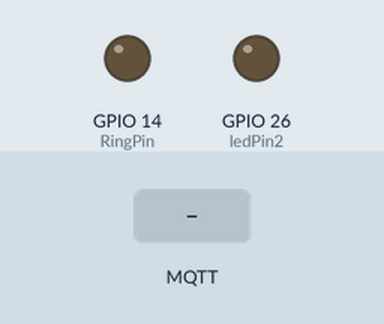
This program was run on a simulated ESP32. On the bench: output pins drawn as LEDs (lit = HIGH). The inputs (shaded band) are chosen by the test bench. WiFi joins after 1.5 s; servers stay silent unless stated; no MQTT or app messages arrive unless stated; what the program prints to the serial monitor is not drawn.

Above: at 5.7 s.
5.8 s: MQTT message "THigh" arrives on the first subscribed topic
At 7.0 s:
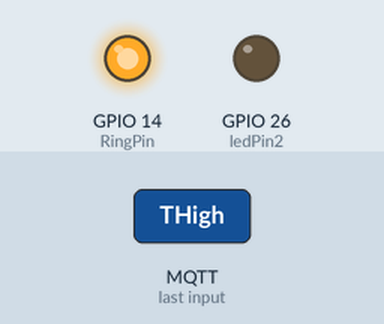
7.3 s: MQTT message "ON" arrives on the second subscribed topic
At 8.2 s:
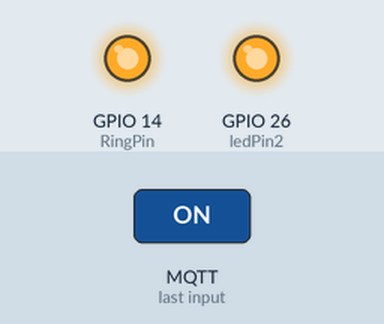
8.8 s: MQTT message "TLow" arrives on the first subscribed topic
At 9.4 s:
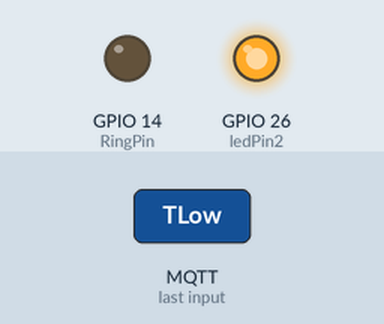
Timing chart, 0 to 11.8 s (numbered marks = the images above; inputs shaded):
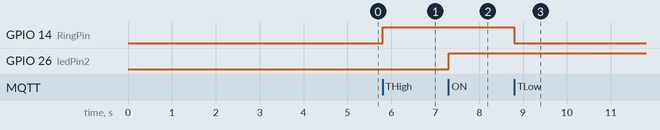

The program:

main.cpp
```cpp
///////////////////////////////////////////////////////////////////////////
//  @ NAME: G15_IoT_Kit_Device                                           //
//  @ Các thiết bị được điều khiển:                                      //
//  - Đèn phòng bếp (Led 2)                                              //
//  - Còi báo cháy (còi chip)                                            //
///////////////////////////////////////////////////////////////////////////
//_______________________________________________________________ Include Library
  #include <WiFi.h>
  #include <Arduino.h>
  #include <PubSubClient.h>
  #include <WiFiClient.h>

//---------------------------------------------------
  WiFiClient espClient;
  PubSubClient client(espClient); //<=> client (MQTT)

//_______________________________________________________________ PINOUT ESP32/ESP8266 & Thư viện
//----- LED 2 & Còi
  #define ledPin2 26
  bool led2_sta = false; //Trạng thái led 2
  #define RingPin 14
//_______________________________________________________________ Khai báo các topic MQTT sử dụng trên thiết bị này
//------ Các topic MQTT:
  #define topic1 "pb/kb/BaoChay"  //dieu khien coi bao, du lieu ve coi bao
  #define topic2 "pb/tt/Coi"      //dieu khien coi bao, du lieu ve coi bao
  #define topic3 "pb/dataTemp"    //topic theo doi nhiet do phong bep
  #define topic4 "pk/dataTemp"    //topic theo doi nhiet do phong khach
  #define topic5 "pb/dk/Den2"     //topic để điều khiển đèn led 1
  #define topic6 "pb/tt/Den2"
  #define topic7 "pb/kb/PIR"
  bool flag_BaoChay = false;
  bool flag_PIR = false;
  String old_BaoChay, old_PIR;
  String message;
  char messageBuff[100];
//_______________________________________________________________ Khai báo mạng WiFi sử dụng & IP Broker
//------ SSID & Password WiFi:
  // const char* ssid = "BkStu";
  // const char* password = "1357924680";
  const char* ssid = "TP-Link_0FFA";
  const char* password = "66668888";

//------ Địa chỉ IP broker:
  const char* mqtt_server = "192.168.0.108";
//_______________________________________________________________ Kết nối WiFi & kiểm tra localIP của ESP32
  void setup_WiFi()
{
  delay(3000);
  // Bat dau ket noi voi wifi
  WiFi.begin(ssid, password);
  while (WiFi.status() != WL_CONNECTED)
  {
    delay(500);
    Serial.print(".");
  }
  Serial.println("");
  Serial.println("Da ket noi WiFi");
  Serial.println("IP address: ");
  Serial.println(WiFi.localIP());
}
//_______________________________________________________________ reconnect() - Kết nối lại MQTT Broker
  //-------------------------------------------------------------
  //  - Nếu như mất kết nối với MQTT Broker thì hàm này sẽ thực hiện kết nối lại với Broker
  //  - Nếu trên Serial Monitor mà cứ liên tục hiện "Attempting MQTT connection..." thì có thể là:
  //       >> Do tên topic có vấn đề khiến Client (ESP32/ESP8266)
  //          publish (gửi bản tin) không được
  //       >> Do hàm lấy dữ liệu cảm biến có vấn đề...
  //-------------------------------------------------------------
  void reconnect()
  {
    // Loop until we're reconnected
    while (!client.connected())
    {
      Serial.print("Attempting MQTT connection...");
      // Create a client ID
      String clientId = "ESP8266-2- Phong bep";
      if (client.connect(clientId.c_str()))
      {
        Serial.println("MQTT connected");
        client.subscribe(topic1);
        //client.subscribe(topic2);
        //client.subscribe(topic3);
        //client.subscribe(topic4);
        client.subscribe(topic5);
        //client.subscribe(topic6);
        client.subscribe(topic7);
      }
      else
      {
        Serial.print("failed, rc=");
        Serial.print(client.state());
        Serial.println(" try again in 3 seconds");
        // Wait 3 seconds before retrying
        delay(3000);
      }
    }
  }
//_______________________________________________________________ Điều khiển bật/tắt LED & Còi báo hiệu
  void On_Led2()
  {
    digitalWrite(ledPin2, HIGH);
    client.publish("pb/tt/Den2", "ON");
  }
  void Off_Led2()
  {
    digitalWrite(ledPin2, LOW);
    client.publish("pb/tt/Den2", "OFF");
  }
  void On_Coi()
  {
    digitalWrite(RingPin, HIGH);
    client.publish("pb/tt/Coi", "ON");
  }
  void Off_Coi()
  {
    digitalWrite(RingPin, LOW);
    client.publish("pb/tt/Coi", "OFF");
  }
//_______________________________________________________________ callback(): ISR xử lý gói tin nhận được qua giao thức MQTT
  void callback(char* topic, byte* payload, unsigned int length)
  {
    int i = 0;
    for (i = 0; i < length; i++)
    {
      messageBuff[i] = (char)payload[i];
    }
    messageBuff[i] = '\0';
    message = String(messageBuff);
    Serial.print("Message arrived [");
    Serial.print(topic);
    Serial.print("] ");
    Serial.println(message);
    String TOPIC = String(topic);
    if(TOPIC == "pb/kb/BaoChay")
    {
      flag_BaoChay = true;
      return;
    }
    if(TOPIC == "pb/dk/Den2")
    {
      if(message == "ON")   On_Led2();
      if(message == "OFF")   Off_Led2();
    }
    if(TOPIC == "pb/kb/PIR")
    {
      flag_PIR = true;
      return;
    }
  }

//_______________________________________________________________ setup(): Khởi tạo các thông số ban đầu
  void setup()
{
  // put your setup code here, to run once:
    Serial.begin(115200);
  //Cấu hình cho còi báo là đầu ra:
    pinMode(RingPin, OUTPUT);
    pinMode(ledPin2, OUTPUT);
  //Setup mạng:
    setup_WiFi();
    client.setServer(mqtt_server, 1883);
    client.setCallback(callback);
}
//_______________________________________________________________ loop(): Vòng lặp chính
  void loop()
{
  //Kiểm tra kết nối client-broker
  if (!client.connected())
  {
    reconnect();
  }
  if(flag_BaoChay == true)
  {
    if(message == "THigh")   On_Coi();
    if(message == "TLow")   Off_Coi();
    flag_BaoChay = false;
  }
  if(flag_PIR == true)
  {
    if(message == "pbcn") On_Led2();
    if(message == "pb0cn") Off_Led2();
    flag_PIR = false;
  }
  //Duy trì quá trình kết nối client-broker:
    client.loop();
}
```

Measured:
- after the input at 5.8 s, GPIO 14 (RingPin): LOW → HIGH at once
- after the input at 7.3 s, GPIO 26 (ledPin2): LOW → HIGH at once
- after the input at 8.8 s, GPIO 14 (RingPin): HIGH → LOW at once
